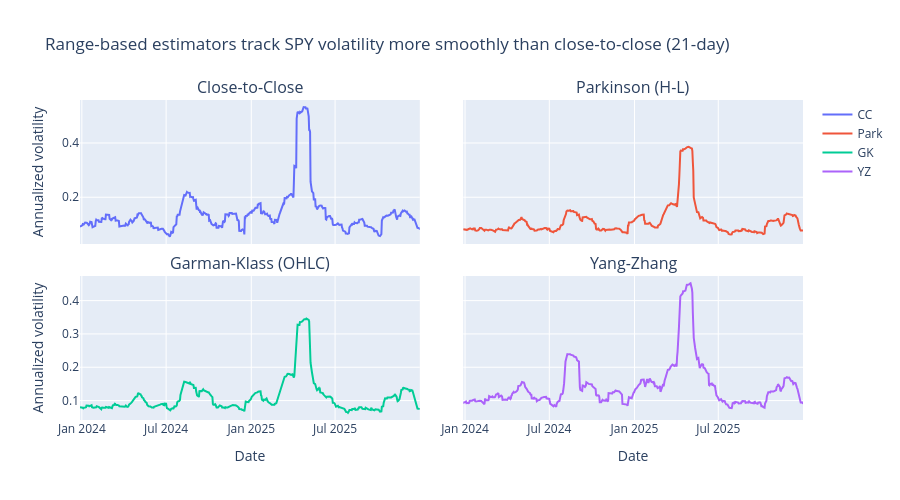

Notebook code cell kept with this figure:
### Code cell
# 4-panel comparison
n = 504  # Last ~2 years for visualization
fig = make_subplots(
    rows=2,
    cols=2,
    shared_xaxes=True,
    shared_yaxes=True,
    subplot_titles=["Close-to-Close", "Parkinson (H-L)", "Garman-Klass (OHLC)", "Yang-Zhang"],
    vertical_spacing=0.10,
    horizontal_spacing=0.06,
)

for idx, (col, name) in enumerate(
    [("vol_cc", "CC"), ("vol_parkinson", "Park"), ("vol_gk", "GK"), ("vol_yz", "YZ")]
):
    row, c = idx // 2 + 1, idx % 2 + 1
    fig.add_trace(
        go.Scatter(
            x=vol_compare_df["timestamp"].to_list()[-n:],
            y=vol_compare_df[col].to_list()[-n:],
            name=name,
        ),
        row=row,
        col=c,
    )

fig.update_yaxes(title_text="Annualized volatility", col=1)
fig.update_xaxes(title_text="Date", row=2)
fig.update_layout(
    height=500,
    title="Range-based estimators track SPY volatility more smoothly than close-to-close (21-day)",
)
fig.show()

### Figure 1 — Plotly figure (JSON) as saved in the notebook; plotly's stock layout.template omitted (floating-point values rounded to 4 significant figures; data arrays with more than 128 entries replaced by an {"elided": "..."} marker saying what was removed)
{"data": [{"name": "CC", "x": {"elided": "504 str values"}, "y": {"elided": "504 float values"}, "type": "scatter", "xaxis": "x", "yaxis": "y"}, {"name": "Park", "x": {"elided": "504 str values"}, "y": {"elided": "504 float values"}, "type": "scatter", "xaxis": "x2", "yaxis": "y2"}, {"name": "GK", "x": {"elided": "504 str values"}, "y": {"elided": "504 float values"}, "type": "scatter", "xaxis": "x3", "yaxis": "y3"}, {"name": "YZ", "x": {"elided": "504 str values"}, "y": {"elided": "504 float values"}, "type": "scatter", "xaxis": "x4", "yaxis": "y4"}], "layout": {"xaxis": {"anchor": "y", "domain": [0.0, 0.47], "matches": "x3", "showticklabels": false}, "yaxis": {"anchor": "x", "domain": [0.55, 1.0], "title": {"text": "Annualized volatility"}}, "xaxis2": {"anchor": "y2", "domain": [0.53, 1.0], "matches": "x4", "showticklabels": false}, "yaxis2": {"anchor": "x2", "domain": [0.55, 1.0], "matches": "y", "showticklabels": false}, "xaxis3": {"anchor": "y3", "domain": [0.0, 0.47], "title": {"text": "Date"}}, "yaxis3": {"anchor": "x3", "domain": [0.0, 0.45], "title": {"text": "Annualized volatility"}}, "xaxis4": {"anchor": "y4", "domain": [0.53, 1.0], "title": {"text": "Date"}}, "yaxis4": {"anchor": "x4", "domain": [0.0, 0.45], "matches": "y3", "showticklabels": false}, "annotations": [{"font": {"size": 16}, "showarrow": false, "text": "Close-to-Close", "x": 0.235, "xanchor": "center", "xref": "paper", "y": 1.0, "yanchor": "bottom", "yref": "paper"}, {"font": {"size": 16}, "showarrow": false, "text": "Parkinson (H-L)", "x": 0.765, "xanchor": "center", "xref": "paper", "y": 1.0, "yanchor": "bottom", "yref": "paper"}, {"font": {"size": 16}, "showarrow": false, "text": "Garman-Klass (OHLC)", "x": 0.235, "xanchor": "center", "xref": "paper", "y": 0.45, "yanchor": "bottom", "yref": "paper"}, {"font": {"size": 16}, "showarrow": false, "text": "Yang-Zhang", "x": 0.765, "xanchor": "center", "xref": "paper", "y": 0.45, "yanchor": "bottom", "yref": "paper"}], "height": 500, "title": {"text": "Range-based estimators track SPY volatility more smoothly than close-to-close (21-day)"}}}
